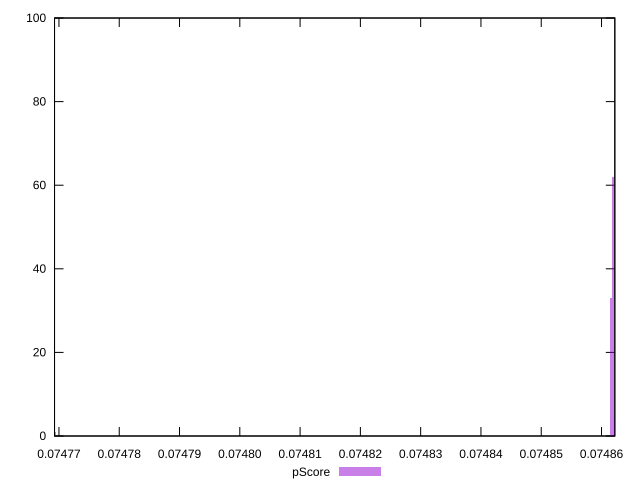

gnuplot code for this plot:
reset

$pScore <<EOF
0.074769359576345 1
0.07486162931850981 33
0.07486196484484496 62
0.07486230037118011 4
EOF

set key outside below
set boxwidth 3.355263351448335e-7
set xrange [0.07476926661499755:0.07486220701290947]
set yrange [0:100]
set trange [0:100]
set style fill transparent solid 0.5 noborder
set terminal svg size 640, 490 enhanced background rgb 'white'
set output "reports/report_00032_2021-02-25T10-28-15.087Z/uses-long-cache-ttl/samples/music/pScore/histogram.svg"

plot $pScore title "pScore" with boxes

reset
